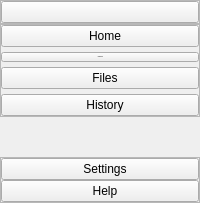
     <widget class="QWidget" name="leftMenuContainer" native="true">
      <layout class="QVBoxLayout" name="verticalLayout_leftMenuContainer">
       <property name="spacing">
        <number>0</number>
       </property>
       <property name="leftMargin">
        <number>0</number>
       </property>
       <property name="topMargin">
        <number>0</number>
       </property>
       <property name="rightMargin">
        <number>0</number>
       </property>
       <property name="bottomMargin">
        <number>0</number>
       </property>
       <item>
        <widget class="QWidget" name="leftMenuSubContainer" native="true">
         <layout class="QVBoxLayout" name="verticalLayout_leftMenuSubContainer">
          <property name="spacing">
           <number>0</number>
          </property>
          <property name="leftMargin">
           <number>0</number>
          </property>
          <property name="topMargin">
           <number>0</number>
          </property>
          <property name="rightMargin">
           <number>0</number>
          </property>
          <property name="bottomMargin">
           <number>0</number>
          </property>
          <item alignment="Qt::AlignTop">
           <widget class="QFrame" name="menuFrame">
            <property name="frameShape">
             <enum>QFrame::StyledPanel</enum>
            </property>
            <property name="frameShadow">
             <enum>QFrame::Raised</enum>
            </property>
            <layout class="QHBoxLayout" name="horizontalLayout_menuFrame">
             <property name="spacing">
              <number>0</number>
             </property>
             <property name="leftMargin">
              <number>0</number>
             </property>
             <property name="topMargin">
              <number>0</number>
             </property>
             <property name="rightMargin">
              <number>0</number>
             </property>
             <property name="bottomMargin">
              <number>0</number>
             </property>
             <item>
              <widget class="QPushButton" name="menuToggleBtn">
               <property name="toolTip">
                <string>Toggle Menu Bar</string>
               </property>
               <property name="text">
                <string/>
               </property>
               <property name="icon">
                <iconset resource="res.qrc">
                 <normaloff>:/icons/icons/menu.svg</normaloff>:/icons/icons/menu.svg</iconset>
               </property>
               <property name="iconSize">
                <size>
                 <width>24</width>
                 <height>24</height>
                </size>
               </property>
              </widget>
             </item>
            </layout>
           </widget>
          </item>
          <item alignment="Qt::AlignVCenter">
           <widget class="QFrame" name="mainStackBtnsFrame">
            <property name="sizePolicy">
             <sizepolicy hsizetype="Preferred" vsizetype="Expanding">
              <horstretch>0</horstretch>
              <verstretch>0</verstretch>
             </sizepolicy>
            </property>
            <property name="frameShape">
             <enum>QFrame::StyledPanel</enum>
            </property>
            <property name="frameShadow">
             <enum>QFrame::Raised</enum>
            </property>
            <layout class="QVBoxLayout" name="verticalLayout_mainStackBtnsFrame">
             <property name="spacing">
              <number>5</number>
             </property>
             <property name="leftMargin">
              <number>0</number>
             </property>
             <property name="topMargin">
              <number>0</number>
             </property>
             <property name="rightMargin">
              <number>0</number>
             </property>
             <property name="bottomMargin">
              <number>0</number>
             </property>
             <item>
              <widget class="QPushButton" name="homeMenuBtn">
               <property name="toolTip">
                <string>Go To Search Window</string>
               </property>
               <property name="text">
                <string>   Home</string>
               </property>
               <property name="icon">
                <iconset resource="res.qrc">
                 <normaloff>:/icons/icons/cil-home.png</normaloff>:/icons/icons/cil-home.png</iconset>
               </property>
               <property name="iconSize">
                <size>
                 <width>24</width>
                 <height>24</height>
                </size>
               </property>
              </widget>
             </item>
             <item>
              <widget class="QPushButton" name="downloadMenuBtn">
               <property name="font">
                <font>
                 <family>Segoe UI</family>
                 <pointsize>-1</pointsize>
                 <weight>50</weight>
                 <bold>false</bold>
                </font>
               </property>
               <property name="cursor">
                <cursorShape>ArrowCursor</cursorShape>
               </property>
               <property name="toolTip">
                <string>Go To Downloads Window</string>
               </property>
               <property name="text">
                <string>   Downloads</string>
               </property>
               <property name="icon">
                <iconset resource="res.qrc">
                 <normaloff>:/icons/icons/cil-vertical-align-bottom.png</normaloff>:/icons/icons/cil-vertical-align-bottom.png</iconset>
               </property>
               <property name="iconSize">
                <size>
                 <width>24</width>
                 <height>24</height>
                </size>
               </property>
              </widget>
             </item>
             <item>
              <widget class="QPushButton" name="fileMenuBtn">
               <property name="toolTip">
                <string>Go To Files And Media Player</string>
               </property>
               <property name="text">
                <string>   Files</string>
               </property>
               <property name="icon">
                <iconset resource="res.qrc">
                 <normaloff>:/icons/icons/cil-file.png</normaloff>:/icons/icons/cil-file.png</iconset>
               </property>
               <property name="iconSize">
                <size>
                 <width>24</width>
                 <height>24</height>
                </size>
               </property>
              </widget>
             </item>
             <item>
              <widget class="QPushButton" name="historyMenuBtn">
               <property name="toolTip">
                <string>Go To History Window</string>
               </property>
               <property name="text">
                <string>   History</string>
               </property>
               <property name="icon">
                <iconset resource="res.qrc">
                 <normaloff>:/icons/icons/cil-history.png</normaloff>:/icons/icons/cil-history.png</iconset>
               </property>
               <property name="iconSize">
                <size>
                 <width>24</width>
                 <height>24</height>
                </size>
               </property>
              </widget>
             </item>
            </layout>
           </widget>
          </item>
          <item>
           <spacer name="verticalSpacer">
            <property name="orientation">
             <enum>Qt::Vertical</enum>
            </property>
            <property name="sizeHint" stdset="0">
             <size>
              <width>20</width>
              <height>40</height>
             </size>
            </property>
           </spacer>
          </item>
          <item alignment="Qt::AlignBottom">
           <widget class="QFrame" name="settingHelpBtnFrame">
            <property name="sizePolicy">
             <sizepolicy hsizetype="Preferred" vsizetype="Expanding">
              <horstretch>0</horstretch>
              <verstretch>0</verstretch>
             </sizepolicy>
            </property>
            <property name="frameShape">
             <enum>QFrame::StyledPanel</enum>
            </property>
            <property name="frameShadow">
             <enum>QFrame::Raised</enum>
            </property>
            <layout class="QVBoxLayout" name="verticalLayout_settingHelpBtnFrame">
             <property name="spacing">
              <number>0</number>
             </property>
             <property name="leftMargin">
              <number>0</number>
             </property>
             <property name="topMargin">
              <number>0</number>
             </property>
             <property name="rightMargin">
              <number>0</number>
             </property>
             <property name="bottomMargin">
              <number>0</number>
             </property>
             <item>
              <widget class="QPushButton" name="settingsBtn">
               <property name="toolTip">
                <string>Go To Settings</string>
               </property>
               <property name="text">
                <string>   Settings</string>
               </property>
               <property name="icon">
                <iconset resource="res.qrc">
                 <normaloff>:/icons/icons/cil-settings.png</normaloff>:/icons/icons/cil-settings.png</iconset>
               </property>
               <property name="iconSize">
                <size>
                 <width>22</width>
                 <height>22</height>
                </size>
               </property>
              </widget>
             </item>
             <item>
              <widget class="QPushButton" name="helpBtn">
               <property name="toolTip">
                <string>Go To Help Menu</string>
               </property>
               <property name="text">
                <string>   Help</string>
               </property>
               <property name="icon">
                <iconset resource="res.qrc">
                 <normaloff>:/icons/icons/cil-comment-bubble.png</normaloff>:/icons/icons/cil-comment-bubble.png</iconset>
               </property>
               <property name="iconSize">
                <size>
                 <width>22</width>
                 <height>22</height>
                </size>
               </property>
              </widget>
             </item>
            </layout>
           </widget>
          </item>
         </layout>
        </widget>
       </item>
      </layout>
     </widget>
